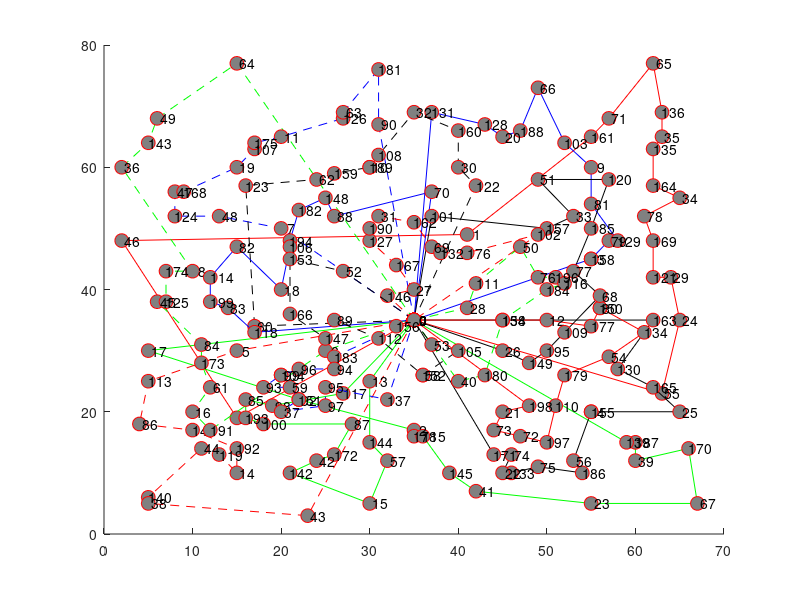

Reproduce this figure in MATLAB. (Note: this script raises an error after producing the figure.)
hold on;
plot([ 35; 15;  2; 41; 55; 57; 62; 63; 63; 62; 62; 65; 61; 62; 62; 64; 65; 63; 35], [ 35; 19; 48; 49; 65; 68; 77; 69; 65; 63; 57; 55; 52; 48; 42; 42; 35; 23; 35], '-ro', 'MarkerSize', 10, 'MarkerEdgeColor', 'r', 'MarkerFaceColor', [0.5,0.5,0.5]);
text([ 35; 15;  2; 41; 55; 57; 62; 63; 63; 62; 62; 65; 61; 62; 62; 64; 65; 63; 35], [ 35; 19; 48; 49; 65; 68; 77; 69; 65; 63; 57; 55; 52; 48; 42; 42; 35; 23; 35], num2str([   0;  91;  46;   1; 161;  71;  65; 136;  35; 135; 164;  34;  78; 169; 121;  29;  24;  55;   0]));
plot([ 35;  5; 22; 35; 35; 36; 39; 42; 55; 67; 66; 60; 60; 59; 35], [ 35; 30; 22; 17; 16; 16; 10;  7;  5;  5; 14; 12; 15; 15; 35], '-go', 'MarkerSize', 10, 'MarkerEdgeColor', 'r', 'MarkerFaceColor', [0.5,0.5,0.5]);
text([ 35;  5; 22; 35; 35; 36; 39; 42; 55; 67; 66; 60; 60; 59; 35], [ 35; 30; 22; 17; 16; 16; 10;  7;  5;  5; 14; 12; 15; 15; 35], num2str([   0;  17;  92;   2; 178; 115; 145;  41;  23;  67; 170;  39; 187; 139;   0]));
plot([ 35; 55; 55; 57; 58; 55; 55; 52; 49; 47; 45; 43; 37; 35], [ 35; 45; 45; 48; 48; 54; 60; 64; 73; 66; 65; 67; 69; 35], '-bo', 'MarkerSize', 10, 'MarkerEdgeColor', 'r', 'MarkerFaceColor', [0.5,0.5,0.5]);
text([ 35; 55; 55; 57; 58; 55; 55; 52; 49; 47; 45; 43; 37; 35], [ 35; 45; 45; 48; 48; 54; 60; 64; 73; 66; 65; 67; 69; 35], num2str([   0;   3; 158;  79; 129;  81;   9; 103;  66; 188;  20; 128; 131;   0]));
plot([ 35; 62; 58; 62; 65; 55; 55; 53; 54; 49; 46; 45; 46; 44; 35], [ 35; 35; 27; 24; 20; 20; 20; 12; 10; 11; 10; 10; 13; 13; 35], '-ko', 'MarkerSize', 10, 'MarkerEdgeColor', 'r', 'MarkerFaceColor', [0.5,0.5,0.5]);
text([ 35; 62; 58; 62; 65; 55; 55; 53; 54; 49; 46; 45; 46; 44; 35], [ 35; 35; 27; 24; 20; 20; 20; 12; 10; 11; 10; 10; 13; 13; 35], num2str([   0; 163; 130; 165;  25;   4; 155;  56; 186;  75; 133;  22;  74; 171;   0]));
plot([ 35; 15;  5;  4; 10; 15; 15; 13; 11;  5;  5; 23; 35], [ 35; 30; 25; 18; 17; 14; 10; 13; 14;  6;  5;  3; 35], '--ro', 'MarkerSize', 10, 'MarkerEdgeColor', 'r', 'MarkerFaceColor', [0.5,0.5,0.5]);
text([ 35; 15;  5;  4; 10; 15; 15; 13; 11;  5;  5; 23; 35], [ 35; 30; 25; 18; 17; 14; 10; 13; 14;  6;  5;  3; 35], num2str([   0;   5; 113;  86; 141; 192;  14; 119;  44; 140;  38;  43;   0]));
plot([ 35; 25; 12; 10; 12; 11; 11;  6;  7;  7; 10;  2;  5;  6; 15; 35], [ 35; 30; 17; 20; 24; 28; 31; 38; 38; 43; 43; 60; 64; 68; 77; 35], '--go', 'MarkerSize', 10, 'MarkerEdgeColor', 'r', 'MarkerFaceColor', [0.5,0.5,0.5]);
text([ 35; 25; 12; 10; 12; 11; 11;  6;  7;  7; 10;  2;  5;  6; 15; 35], [ 35; 30; 17; 20; 24; 28; 31; 38; 38; 43; 43; 60; 64; 68; 77; 35], num2str([   0;   6; 191;  16;  61; 173;  84;  45; 125; 174;   8;  36; 143;  49;  64;   0]));
plot([ 35; 20; 13;  8;  8;  9; 15; 17; 17; 20; 27; 27; 31; 31; 35], [ 35; 50; 52; 52; 56; 56; 60; 63; 64; 65; 68; 69; 76; 67; 35], '--bo', 'MarkerSize', 10, 'MarkerEdgeColor', 'r', 'MarkerFaceColor', [0.5,0.5,0.5]);
text([ 35; 20; 13;  8;  8;  9; 15; 17; 17; 20; 27; 27; 31; 31; 35], [ 35; 50; 52; 52; 56; 56; 60; 63; 64; 65; 68; 69; 76; 67; 35], num2str([   0;   7;  48; 124;  47; 168;  19; 107; 175;  11; 126;  63; 181;  90;   0]));
plot([ 35; 17; 16; 24; 26; 30; 30; 31; 35; 40; 40; 42; 35], [ 35; 34; 57; 58; 59; 60; 60; 62; 69; 66; 60; 57; 35], '--ko', 'MarkerSize', 10, 'MarkerEdgeColor', 'r', 'MarkerFaceColor', [0.5,0.5,0.5]);
text([ 35; 17; 16; 24; 26; 30; 30; 31; 35; 40; 40; 42; 35], [ 35; 34; 57; 58; 59; 60; 60; 62; 69; 66; 60; 57; 35], num2str([   0;  60; 123;  62; 159;  10; 189; 108;  32; 160;  30; 122;   0]));
plot([ 35; 50; 55; 56; 56; 61; 57; 52; 51; 50; 47; 44; 45; 48; 35], [ 35; 35; 34; 37; 37; 33; 29; 26; 21; 15; 16; 17; 20; 21; 35], '-ro', 'MarkerSize', 10, 'MarkerEdgeColor', 'r', 'MarkerFaceColor', [0.5,0.5,0.5]);
text([ 35; 50; 55; 56; 56; 61; 57; 52; 51; 50; 47; 44; 45; 48; 35], [ 35; 35; 34; 37; 37; 33; 29; 26; 21; 15; 16; 17; 20; 21; 35], num2str([   0;  12; 177;  80; 150; 134;  54; 179; 110; 197;  72;  73;  21; 198;   0]));
plot([ 35; 30; 30; 32; 30; 21; 24; 26; 28; 18; 16; 16; 19; 27; 35], [ 35; 25; 15; 12;  5; 10; 12; 13; 18; 18; 19; 22; 21; 23; 35], '-go', 'MarkerSize', 10, 'MarkerEdgeColor', 'r', 'MarkerFaceColor', [0.5,0.5,0.5]);
text([ 35; 30; 30; 32; 30; 21; 24; 26; 28; 18; 16; 16; 19; 27; 35], [ 35; 25; 15; 12;  5; 10; 12; 13; 18; 18; 19; 22; 21; 23; 35], num2str([   0;  13; 144;  57;  15; 142;  42; 172;  87; 100; 193;  85;  98; 117;   0]));
plot([ 35; 37; 26; 25; 22; 21; 21; 20; 15; 12; 12; 14; 17; 35], [ 35; 56; 52; 55; 53; 48; 47; 40; 47; 42; 38; 37; 33; 35], '-bo', 'MarkerSize', 10, 'MarkerEdgeColor', 'r', 'MarkerFaceColor', [0.5,0.5,0.5]);
text([ 35; 37; 26; 25; 22; 21; 21; 20; 15; 12; 12; 14; 17; 35], [ 35; 56; 52; 55; 53; 48; 47; 40; 47; 42; 38; 37; 33; 35], num2str([   0;  70;  88; 148; 182; 194; 106;  18;  82; 114; 199;  83; 118;   0]));
plot([ 35; 45; 48; 50; 52; 56; 53; 55; 57; 49; 53; 50; 37; 35], [ 35; 30; 28; 30; 33; 39; 43; 50; 58; 58; 52; 50; 52; 35], '-ko', 'MarkerSize', 10, 'MarkerEdgeColor', 'r', 'MarkerFaceColor', [0.5,0.5,0.5]);
text([ 35; 45; 48; 50; 52; 56; 53; 55; 57; 49; 53; 50; 37; 35], [ 35; 30; 28; 30; 33; 39; 43; 50; 58; 58; 52; 50; 52; 35], num2str([   0;  26; 149; 195; 109;  68;  77; 185; 120;  51;  33; 157; 101;   0]));
plot([ 35; 32; 35; 33; 30; 30; 31; 35; 37; 38; 41; 49; 35], [ 35; 39; 40; 44; 48; 50; 52; 51; 47; 46; 46; 49; 35], '--ro', 'MarkerSize', 10, 'MarkerEdgeColor', 'r', 'MarkerFaceColor', [0.5,0.5,0.5]);
text([ 35; 32; 35; 33; 30; 30; 31; 35; 37; 38; 41; 49; 35], [ 35; 39; 40; 44; 48; 50; 52; 51; 47; 46; 46; 49; 35], num2str([   0; 146;  27; 167; 127; 190;  31; 162;  69; 132; 176; 102;   0]));
plot([ 35; 41; 42; 47; 49; 51; 52; 50; 45; 45; 43; 40; 35], [ 35; 37; 41; 47; 42; 42; 41; 40; 35; 35; 26; 25; 35], '--go', 'MarkerSize', 10, 'MarkerEdgeColor', 'r', 'MarkerFaceColor', [0.5,0.5,0.5]);
text([ 35; 41; 42; 47; 49; 51; 52; 50; 45; 45; 43; 40; 35], [ 35; 37; 41; 47; 42; 42; 41; 40; 35; 35; 26; 25; 35], num2str([   0;  28; 111;  50;  76; 196; 116; 184; 154; 138; 180;  40;   0]));
plot([ 35; 26; 26; 22; 20; 20; 18; 21; 22; 20; 25; 25; 32; 35], [ 35; 29; 27; 27; 26; 26; 24; 24; 22; 20; 21; 24; 22; 35], '--bo', 'MarkerSize', 10, 'MarkerEdgeColor', 'r', 'MarkerFaceColor', [0.5,0.5,0.5]);
text([ 35; 26; 26; 22; 20; 20; 18; 21; 22; 20; 25; 25; 32; 35], [ 35; 29; 27; 27; 26; 26; 24; 24; 22; 20; 21; 24; 22; 35], num2str([   0; 183;  94;  96;  99; 104;  93;  59; 151;  37;  97;  95; 137;   0]));
plot([ 35; 27; 21; 21; 25; 26; 31; 36; 36; 40; 37; 35], [ 35; 43; 45; 36; 32; 35; 32; 26; 26; 30; 31; 35], '--ko', 'MarkerSize', 10, 'MarkerEdgeColor', 'r', 'MarkerFaceColor', [0.5,0.5,0.5]);
text([ 35; 27; 21; 21; 25; 26; 31; 36; 36; 40; 37; 35], [ 35; 43; 45; 36; 32; 35; 32; 26; 26; 30; 31; 35], num2str([   0;  52; 153; 166; 147;  89; 112; 152;  58; 105;  53;   0]));
plot([ 35; 33; 35], [ 35; 34; 35], '-ro', 'MarkerSize', 10, 'MarkerEdgeColor', 'r', 'MarkerFaceColor', [0.5,0.5,0.5]);
text([ 35; 33; 35], [ 35; 34; 35], num2str([   0; 156;   0]));
legend('Route 1','Route 2','Route 3','Route 4','Route 5','Route 6','Route 7','Route 8','Route 9','Route 10','Route 11','Route 12','Route 13','Route 14','Route 15','Route 16','Route 17',0);
xlabel('x');
ylabel('y');
